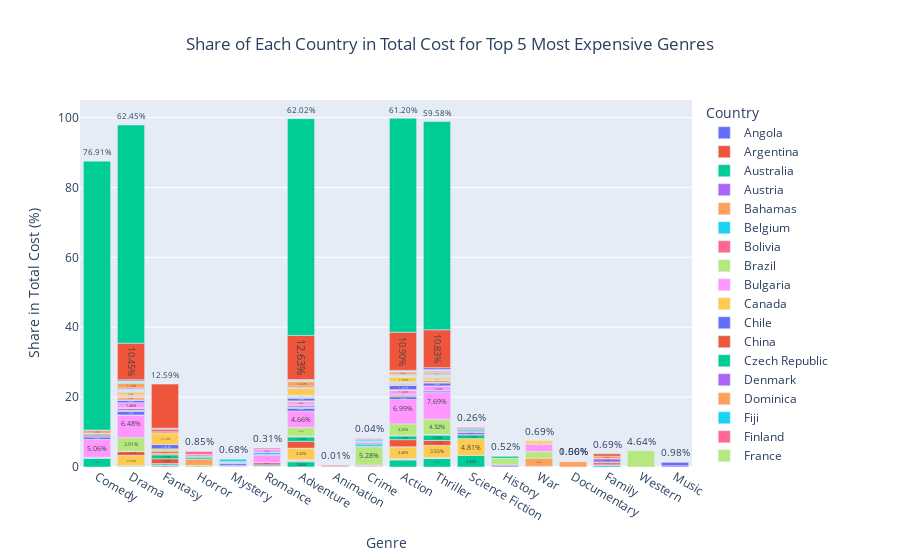

Write notebook code for a chart like this one.
### Markdown cell above
Plot

### Code cell
fig = px.bar(
    top_5_genres_per_country,
    x='genre_name',
    y='share',
    color='country_name',
    title='Share of Each Country in Total Cost for Top 5 Most Expensive Genres',
    labels={'genre_name': 'Genre', 'share': 'Share (%)', 'country_name': 'Country'},
    text='share'
)
fig.update_traces(texttemplate='%{text:.2f}%', textposition='outside')
fig.update_layout(xaxis_title='Genre', yaxis_title='Share in Total Cost (%)', title_x=0.5)
fig.show()

### Figure 1 — Plotly figure (JSON) as saved in the notebook; plotly's stock layout.template omitted (floating-point values rounded to 4 significant figures)
{"data": [{"alignmentgroup": "True", "hovertemplate": "Country=Angola<br>Genre=%{x}<br>Share (%)=%{text}<extra></extra>", "legendgroup": "Angola", "marker": {"color": "#636efa", "pattern": {"shape": ""}}, "name": "Angola", "offsetgroup": "Angola", "orientation": "v", "showlegend": true, "text": [0.001003, 0.0007709, 0.001277, 0.004517, 0.003025], "textposition": "outside", "texttemplate": "%{text:.2f}%", "type": "bar", "x": ["Comedy", "Drama", "Fantasy", "Horror", "Mystery"], "xaxis": "x", "y": [0.001003, 0.0007709, 0.001277, 0.004517, 0.003025], "yaxis": "y"}, {"alignmentgroup": "True", "hovertemplate": "Country=Argentina<br>Genre=%{x}<br>Share (%)=%{text}<extra></extra>", "legendgroup": "Argentina", "marker": {"color": "#EF553B", "pattern": {"shape": ""}}, "name": "Argentina", "offsetgroup": "Argentina", "orientation": "v", "showlegend": true, "text": [0.1084, 0.0279, 0.1266, 0.0546, 0.02282], "textposition": "outside", "texttemplate": "%{text:.2f}%", "type": "bar", "x": ["Romance", "Adventure", "Animation", "Crime", "Drama"], "xaxis": "x", "y": [0.1084, 0.0279, 0.1266, 0.0546, 0.02282], "yaxis": "y"}, {"alignmentgroup": "True", "hovertemplate": "Country=Australia<br>Genre=%{x}<br>Share (%)=%{text}<extra></extra>", "legendgroup": "Australia", "marker": {"color": "#00cc96", "pattern": {"shape": ""}}, "name": "Australia", "offsetgroup": "Australia", "orientation": "v", "showlegend": true, "text": [2.054, 2.435, 3.316, 2.492, 1.461], "textposition": "outside", "texttemplate": "%{text:.2f}%", "type": "bar", "x": ["Action", "Thriller", "Science Fiction", "Comedy", "Adventure"], "xaxis": "x", "y": [2.054, 2.435, 3.316, 2.492, 1.461], "yaxis": "y"}, {"alignmentgroup": "True", "hovertemplate": "Country=Austria<br>Genre=%{x}<br>Share (%)=%{text}<extra></extra>", "legendgroup": "Austria", "marker": {"color": "#ab63fa", "pattern": {"shape": ""}}, "name": "Austria", "offsetgroup": "Austria", "orientation": "v", "showlegend": true, "text": [0.06898, 0.3305, 0.1897, 0.01661, 0.0301], "textposition": "outside", "texttemplate": "%{text:.2f}%", "type": "bar", "x": ["Drama", "History", "War", "Action", "Comedy"], "xaxis": "x", "y": [0.06898, 0.3305, 0.1897, 0.01661, 0.0301], "yaxis": "y"}, {"alignmentgroup": "True", "hovertemplate": "Country=Bahamas<br>Genre=%{x}<br>Share (%)=%{text}<extra></extra>", "legendgroup": "Bahamas", "marker": {"color": "#FFA15A", "pattern": {"shape": ""}}, "name": "Bahamas", "offsetgroup": "Bahamas", "orientation": "v", "showlegend": true, "text": [0.2275, 0.2606, 0.5106, 1.562, 0.008878], "textposition": "outside", "texttemplate": "%{text:.2f}%", "type": "bar", "x": ["Action", "Adventure", "Fantasy", "Documentary", "Thriller"], "xaxis": "x", "y": [0.2275, 0.2606, 0.5106, 1.562, 0.008878], "yaxis": "y"}, {"alignmentgroup": "True", "hovertemplate": "Country=Belgium<br>Genre=%{x}<br>Share (%)=%{text}<extra></extra>", "legendgroup": "Belgium", "marker": {"color": "#19d3f3", "pattern": {"shape": ""}}, "name": "Belgium", "offsetgroup": "Belgium", "orientation": "v", "showlegend": true, "text": [0.2413, 0.4653, 0.4123, 0.2664, 0.1788], "textposition": "outside", "texttemplate": "%{text:.2f}%", "type": "bar", "x": ["Adventure", "Fantasy", "Family", "Comedy", "Drama"], "xaxis": "x", "y": [0.2413, 0.4653, 0.4123, 0.2664, 0.1788], "yaxis": "y"}, {"alignmentgroup": "True", "hovertemplate": "Country=Bolivia<br>Genre=%{x}<br>Share (%)=%{text}<extra></extra>", "legendgroup": "Bolivia", "marker": {"color": "#FF6692", "pattern": {"shape": ""}}, "name": "Bolivia", "offsetgroup": "Bolivia", "orientation": "v", "showlegend": true, "text": [0, 0, 0], "textposition": "outside", "texttemplate": "%{text:.2f}%", "type": "bar", "x": ["Action", "Adventure", "Western"], "xaxis": "x", "y": [0, 0, 0], "yaxis": "y"}, {"alignmentgroup": "True", "hovertemplate": "Country=Brazil<br>Genre=%{x}<br>Share (%)=%{text}<extra></extra>", "legendgroup": "Brazil", "marker": {"color": "#B6E880", "pattern": {"shape": ""}}, "name": "Brazil", "offsetgroup": "Brazil", "orientation": "v", "showlegend": true, "text": [0.08877, 0.113, 0.08665, 0.4066, 0.1513], "textposition": "outside", "texttemplate": "%{text:.2f}%", "type": "bar", "x": ["Adventure", "Thriller", "Drama", "Horror", "Mystery"], "xaxis": "x", "y": [0.08877, 0.113, 0.08665, 0.4066, 0.1513], "yaxis": "y"}, {"alignmentgroup": "True", "hovertemplate": "Country=Bulgaria<br>Genre=%{x}<br>Share (%)=%{text}<extra></extra>", "legendgroup": "Bulgaria", "marker": {"color": "#FF97FF", "pattern": {"shape": ""}}, "name": "Bulgaria", "offsetgroup": "Bulgaria", "orientation": "v", "showlegend": true, "text": [0.09189, 0.2878, 0.1049, 0.00634, 0.01003], "textposition": "outside", "texttemplate": "%{text:.2f}%", "type": "bar", "x": ["Action", "Crime", "Thriller", "Adventure", "Comedy"], "xaxis": "x", "y": [0.09189, 0.2878, 0.1049, 0.00634, 0.01003], "yaxis": "y"}, {"alignmentgroup": "True", "hovertemplate": "Country=Canada<br>Genre=%{x}<br>Share (%)=%{text}<extra></extra>", "legendgroup": "Canada", "marker": {"color": "#FECB52", "pattern": {"shape": ""}}, "name": "Canada", "offsetgroup": "Canada", "orientation": "v", "showlegend": true, "text": [3.405, 3.316, 3.551, 2.944, 4.805], "textposition": "outside", "texttemplate": "%{text:.2f}%", "type": "bar", "x": ["Action", "Adventure", "Thriller", "Drama", "Science Fiction"], "xaxis": "x", "y": [3.405, 3.316, 3.551, 2.944, 4.805], "yaxis": "y"}, {"alignmentgroup": "True", "hovertemplate": "Country=Chile<br>Genre=%{x}<br>Share (%)=%{text}<extra></extra>", "legendgroup": "Chile", "marker": {"color": "#636efa", "pattern": {"shape": ""}}, "name": "Chile", "offsetgroup": "Chile", "orientation": "v", "showlegend": true, "text": [0.03854, 0.2478, 0.005536, 0.00634, 0.04517], "textposition": "outside", "texttemplate": "%{text:.2f}%", "type": "bar", "x": ["Drama", "History", "Action", "Adventure", "Horror"], "xaxis": "x", "y": [0.03854, 0.2478, 0.005536, 0.00634, 0.04517], "yaxis": "y"}, {"alignmentgroup": "True", "hovertemplate": "Country=China<br>Genre=%{x}<br>Share (%)=%{text}<extra></extra>", "legendgroup": "China", "marker": {"color": "#EF553B", "pattern": {"shape": ""}}, "name": "China", "offsetgroup": "China", "orientation": "v", "showlegend": true, "text": [2.028, 1.923, 1.372, 1.067, 1.393], "textposition": "outside", "texttemplate": "%{text:.2f}%", "type": "bar", "x": ["Action", "Adventure", "Thriller", "Drama", "Fantasy"], "xaxis": "x", "y": [2.028, 1.923, 1.372, 1.067, 1.393], "yaxis": "y"}, {"alignmentgroup": "True", "hovertemplate": "Country=Czech Republic<br>Genre=%{x}<br>Share (%)=%{text}<extra></extra>", "legendgroup": "Czech Republic", "marker": {"color": "#00cc96", "pattern": {"shape": ""}}, "name": "Czech Republic", "offsetgroup": "Czech Republic", "orientation": "v", "showlegend": true, "text": [1.259, 1.535, 1.046, 1.119, 1.1], "textposition": "outside", "texttemplate": "%{text:.2f}%", "type": "bar", "x": ["Adventure", "Thriller", "Action", "Science Fiction", "Fantasy"], "xaxis": "x", "y": [1.259, 1.535, 1.046, 1.119, 1.1], "yaxis": "y"}, {"alignmentgroup": "True", "hovertemplate": "Country=Denmark<br>Genre=%{x}<br>Share (%)=%{text}<extra></extra>", "legendgroup": "Denmark", "marker": {"color": "#ab63fa", "pattern": {"shape": ""}}, "name": "Denmark", "offsetgroup": "Denmark", "orientation": "v", "showlegend": true, "text": [0.132, 0.06963, 0.06493, 0.3587, 0.01872], "textposition": "outside", "texttemplate": "%{text:.2f}%", "type": "bar", "x": ["Thriller", "Drama", "Crime", "Music", "Science Fiction"], "xaxis": "x", "y": [0.132, 0.06963, 0.06493, 0.3587, 0.01872], "yaxis": "y"}, {"alignmentgroup": "True", "hovertemplate": "Country=Dominica<br>Genre=%{x}<br>Share (%)=%{text}<extra></extra>", "legendgroup": "Dominica", "marker": {"color": "#FFA15A", "pattern": {"shape": ""}}, "name": "Dominica", "offsetgroup": "Dominica", "orientation": "v", "showlegend": true, "text": [0.2214, 0.2536, 0.5106], "textposition": "outside", "texttemplate": "%{text:.2f}%", "type": "bar", "x": ["Action", "Adventure", "Fantasy"], "xaxis": "x", "y": [0.2214, 0.2536, 0.5106], "yaxis": "y"}, {"alignmentgroup": "True", "hovertemplate": "Country=Fiji<br>Genre=%{x}<br>Share (%)=%{text}<extra></extra>", "legendgroup": "Fiji", "marker": {"color": "#19d3f3", "pattern": {"shape": ""}}, "name": "Fiji", "offsetgroup": "Fiji", "orientation": "v", "showlegend": true, "text": [0.01395, 0.01696, 0.0497], "textposition": "outside", "texttemplate": "%{text:.2f}%", "type": "bar", "x": ["Adventure", "Drama", "Romance"], "xaxis": "x", "y": [0.01395, 0.01696, 0.0497], "yaxis": "y"}, {"alignmentgroup": "True", "hovertemplate": "Country=Finland<br>Genre=%{x}<br>Share (%)=%{text}<extra></extra>", "legendgroup": "Finland", "marker": {"color": "#FF6692", "pattern": {"shape": ""}}, "name": "Finland", "offsetgroup": "Finland", "orientation": "v", "showlegend": true, "text": [0.42, 0.2233, 0.1468, 0.1634, 0.04358], "textposition": "outside", "texttemplate": "%{text:.2f}%", "type": "bar", "x": ["Animation", "Family", "Crime", "Mystery", "Thriller"], "xaxis": "x", "y": [0.42, 0.2233, 0.1468, 0.1634, 0.04358], "yaxis": "y"}, {"alignmentgroup": "True", "hovertemplate": "Country=France<br>Genre=%{x}<br>Share (%)=%{text}<extra></extra>", "legendgroup": "France", "marker": {"color": "#B6E880", "pattern": {"shape": ""}}, "name": "France", "offsetgroup": "France", "orientation": "v", "showlegend": true, "text": [3.246, 4.319, 3.91, 2.472, 5.275], "textposition": "outside", "texttemplate": "%{text:.2f}%", "type": "bar", "x": ["Action", "Thriller", "Drama", "Adventure", "Crime"], "xaxis": "x", "y": [3.246, 4.319, 3.91, 2.472, 5.275], "yaxis": "y"}, {"alignmentgroup": "True", "hovertemplate": "Country=Germany<br>Genre=%{x}<br>Share (%)=%{text}<extra></extra>", "legendgroup": "Germany", "marker": {"color": "#FF97FF", "pattern": {"shape": ""}}, "name": "Germany", "offsetgroup": "Germany", "orientation": "v", "showlegend": true, "text": [6.993, 7.692, 6.485, 4.659, 5.058], "textposition": "outside", "texttemplate": "%{text:.2f}%", "type": "bar", "x": ["Action", "Thriller", "Drama", "Adventure", "Comedy"], "xaxis": "x", "y": [6.993, 7.692, 6.485, 4.659, 5.058], "yaxis": "y"}, {"alignmentgroup": "True", "hovertemplate": "Country=Greece<br>Genre=%{x}<br>Share (%)=%{text}<extra></extra>", "legendgroup": "Greece", "marker": {"color": "#FECB52", "pattern": {"shape": ""}}, "name": "Greece", "offsetgroup": "Greece", "orientation": "v", "showlegend": true, "text": [0.09036, 0.03412, 0.004625], "textposition": "outside", "texttemplate": "%{text:.2f}%", "type": "bar", "x": ["Romance", "Comedy", "Drama"], "xaxis": "x", "y": [0.09036, 0.03412, 0.004625], "yaxis": "y"}, {"alignmentgroup": "True", "hovertemplate": "Country=Hong Kong<br>Genre=%{x}<br>Share (%)=%{text}<extra></extra>", "legendgroup": "Hong Kong", "marker": {"color": "#636efa", "pattern": {"shape": ""}}, "name": "Hong Kong", "offsetgroup": "Hong Kong", "orientation": "v", "showlegend": true, "text": [0.7601, 1.002, 0.8198, 0.745, 0.4931], "textposition": "outside", "texttemplate": "%{text:.2f}%", "type": "bar", "x": ["Action", "Drama", "Adventure", "Comedy", "Thriller"], "xaxis": "x", "y": [0.7601, 1.002, 0.8198, 0.745, 0.4931], "yaxis": "y"}, {"alignmentgroup": "True", "hovertemplate": "Country=Hungary<br>Genre=%{x}<br>Share (%)=%{text}<extra></extra>", "legendgroup": "Hungary", "marker": {"color": "#EF553B", "pattern": {"shape": ""}}, "name": "Hungary", "offsetgroup": "Hungary", "orientation": "v", "showlegend": true, "text": [0.2513, 0.5413, 0.5812, 0.1522, 0.165], "textposition": "outside", "texttemplate": "%{text:.2f}%", "type": "bar", "x": ["Action", "Fantasy", "Family", "Adventure", "Drama"], "xaxis": "x", "y": [0.2513, 0.5413, 0.5812, 0.1522, 0.165], "yaxis": "y"}, {"alignmentgroup": "True", "hovertemplate": "Country=Iceland<br>Genre=%{x}<br>Share (%)=%{text}<extra></extra>", "legendgroup": "Iceland", "marker": {"color": "#00cc96", "pattern": {"shape": ""}}, "name": "Iceland", "offsetgroup": "Iceland", "orientation": "v", "showlegend": true, "text": [0.1966, 0.3163, 0.2141, 0.1787, 0.1045], "textposition": "outside", "texttemplate": "%{text:.2f}%", "type": "bar", "x": ["Adventure", "Romance", "Family", "Fantasy", "Drama"], "xaxis": "x", "y": [0.1966, 0.3163, 0.2141, 0.1787, 0.1045], "yaxis": "y"}, {"alignmentgroup": "True", "hovertemplate": "Country=India<br>Genre=%{x}<br>Share (%)=%{text}<extra></extra>", "legendgroup": "India", "marker": {"color": "#ab63fa", "pattern": {"shape": ""}}, "name": "India", "offsetgroup": "India", "orientation": "v", "showlegend": true, "text": [0.5436, 0.9697, 0.3931, 0.683, 0.2818], "textposition": "outside", "texttemplate": "%{text:.2f}%", "type": "bar", "x": ["Drama", "Family", "Adventure", "Science Fiction", "Action"], "xaxis": "x", "y": [0.5436, 0.9697, 0.3931, 0.683, 0.2818], "yaxis": "y"}, {"alignmentgroup": "True", "hovertemplate": "Country=Indonesia<br>Genre=%{x}<br>Share (%)=%{text}<extra></extra>", "legendgroup": "Indonesia", "marker": {"color": "#FFA15A", "pattern": {"shape": ""}}, "name": "Indonesia", "offsetgroup": "Indonesia", "orientation": "v", "showlegend": true, "text": [0.001218, 0.004058, 0.001776], "textposition": "outside", "texttemplate": "%{text:.2f}%", "type": "bar", "x": ["Action", "Crime", "Thriller"], "xaxis": "x", "y": [0.001218, 0.004058, 0.001776], "yaxis": "y"}, {"alignmentgroup": "True", "hovertemplate": "Country=Iran<br>Genre=%{x}<br>Share (%)=%{text}<extra></extra>", "legendgroup": "Iran", "marker": {"color": "#19d3f3", "pattern": {"shape": ""}}, "name": "Iran", "offsetgroup": "Iran", "orientation": "v", "showlegend": true, "text": [0.0003612, 0.0002775, 0.0005506], "textposition": "outside", "texttemplate": "%{text:.2f}%", "type": "bar", "x": ["Comedy", "Drama", "Family"], "xaxis": "x", "y": [0.0003612, 0.0002775, 0.0005506], "yaxis": "y"}, {"alignmentgroup": "True", "hovertemplate": "Country=Ireland<br>Genre=%{x}<br>Share (%)=%{text}<extra></extra>", "legendgroup": "Ireland", "marker": {"color": "#FF6692", "pattern": {"shape": ""}}, "name": "Ireland", "offsetgroup": "Ireland", "orientation": "v", "showlegend": true, "text": [0.5411, 0.2513, 0.2312, 0.7403, 0.2374], "textposition": "outside", "texttemplate": "%{text:.2f}%", "type": "bar", "x": ["Comedy", "Action", "Adventure", "Romance", "Drama"], "xaxis": "x", "y": [0.5411, 0.2513, 0.2312, 0.7403, 0.2374], "yaxis": "y"}, {"alignmentgroup": "True", "hovertemplate": "Country=Israel<br>Genre=%{x}<br>Share (%)=%{text}<extra></extra>", "legendgroup": "Israel", "marker": {"color": "#B6E880", "pattern": {"shape": ""}}, "name": "Israel", "offsetgroup": "Israel", "orientation": "v", "showlegend": true, "text": [0.01151, 0.003084, 0.02069], "textposition": "outside", "texttemplate": "%{text:.2f}%", "type": "bar", "x": ["Animation", "Drama", "War"], "xaxis": "x", "y": [0.01151, 0.003084, 0.02069], "yaxis": "y"}, {"alignmentgroup": "True", "hovertemplate": "Country=Italy<br>Genre=%{x}<br>Share (%)=%{text}<extra></extra>", "legendgroup": "Italy", "marker": {"color": "#FF97FF", "pattern": {"shape": ""}}, "name": "Italy", "offsetgroup": "Italy", "orientation": "v", "showlegend": true, "text": [1.46, 1.03, 1.392, 0.8905, 2.085], "textposition": "outside", "texttemplate": "%{text:.2f}%", "type": "bar", "x": ["Drama", "Action", "Thriller", "Adventure", "Romance"], "xaxis": "x", "y": [1.46, 1.03, 1.392, 0.8905, 2.085], "yaxis": "y"}, {"alignmentgroup": "True", "hovertemplate": "Country=Jamaica<br>Genre=%{x}<br>Share (%)=%{text}<extra></extra>", "legendgroup": "Jamaica", "marker": {"color": "#FECB52", "pattern": {"shape": ""}}, "name": "Jamaica", "offsetgroup": "Jamaica", "orientation": "v", "showlegend": true, "text": [0.2225, 0.2548, 0.5106, 0.001533], "textposition": "outside", "texttemplate": "%{text:.2f}%", "type": "bar", "x": ["Action", "Adventure", "Fantasy", "Thriller"], "xaxis": "x", "y": [0.2225, 0.2548, 0.5106, 0.001533], "yaxis": "y"}, {"alignmentgroup": "True", "hovertemplate": "Country=Japan<br>Genre=%{x}<br>Share (%)=%{text}<extra></extra>", "legendgroup": "Japan", "marker": {"color": "#636efa", "pattern": {"shape": ""}}, "name": "Japan", "offsetgroup": "Japan", "orientation": "v", "showlegend": true, "text": [1.212, 0.7849, 0.8873, 1.209, 0.6602], "textposition": "outside", "texttemplate": "%{text:.2f}%", "type": "bar", "x": ["Action", "Adventure", "Thriller", "Fantasy", "Drama"], "xaxis": "x", "y": [1.212, 0.7849, 0.8873, 1.209, 0.6602], "yaxis": "y"}, {"alignmentgroup": "True", "hovertemplate": "Country=Kazakhstan<br>Genre=%{x}<br>Share (%)=%{text}<extra></extra>", "legendgroup": "Kazakhstan", "marker": {"color": "#EF553B", "pattern": {"shape": ""}}, "name": "Kazakhstan", "offsetgroup": "Kazakhstan", "orientation": "v", "showlegend": true, "text": [0.1784], "textposition": "outside", "texttemplate": "%{text:.2f}%", "type": "bar", "x": ["History"], "xaxis": "x", "y": [0.1784], "yaxis": "y"}, {"alignmentgroup": "True", "hovertemplate": "Country=Lithuania<br>Genre=%{x}<br>Share (%)=%{text}<extra></extra>", "legendgroup": "Lithuania", "marker": {"color": "#00cc96", "pattern": {"shape": ""}}, "name": "Lithuania", "offsetgroup": "Lithuania", "orientation": "v", "showlegend": true, "text": [0.05534, 0.09076, 0.02421], "textposition": "outside", "texttemplate": "%{text:.2f}%", "type": "bar", "x": ["Crime", "Mystery", "Thriller"], "xaxis": "x", "y": [0.05534, 0.09076, 0.02421], "yaxis": "y"}, {"alignmentgroup": "True", "hovertemplate": "Country=Luxembourg<br>Genre=%{x}<br>Share (%)=%{text}<extra></extra>", "legendgroup": "Luxembourg", "marker": {"color": "#ab63fa", "pattern": {"shape": ""}}, "name": "Luxembourg", "offsetgroup": "Luxembourg", "orientation": "v", "showlegend": true, "text": [0.1063, 0.09891, 0.1041, 0.08878, 0.2395], "textposition": "outside", "texttemplate": "%{text:.2f}%", "type": "bar", "x": ["Action", "Adventure", "Drama", "Thriller", "Romance"], "xaxis": "x", "y": [0.1063, 0.09891, 0.1041, 0.08878, 0.2395], "yaxis": "y"}, {"alignmentgroup": "True", "hovertemplate": "Country=Malta<br>Genre=%{x}<br>Share (%)=%{text}<extra></extra>", "legendgroup": "Malta", "marker": {"color": "#FFA15A", "pattern": {"shape": ""}}, "name": "Malta", "offsetgroup": "Malta", "orientation": "v", "showlegend": true, "text": [0.6553, 0.6053, 0.2768, 2.327, 1.807], "textposition": "outside", "texttemplate": "%{text:.2f}%", "type": "bar", "x": ["Drama", "Thriller", "Action", "War", "Horror"], "xaxis": "x", "y": [0.6553, 0.6053, 0.2768, 2.327, 1.807], "yaxis": "y"}, {"alignmentgroup": "True", "hovertemplate": "Country=Mexico<br>Genre=%{x}<br>Share (%)=%{text}<extra></extra>", "legendgroup": "Mexico", "marker": {"color": "#19d3f3", "pattern": {"shape": ""}}, "name": "Mexico", "offsetgroup": "Mexico", "orientation": "v", "showlegend": true, "text": [0.2394, 0.3362, 0.521, 0.1585, 0.5602], "textposition": "outside", "texttemplate": "%{text:.2f}%", "type": "bar", "x": ["Action", "Comedy", "Crime", "Adventure", "Romance"], "xaxis": "x", "y": [0.2394, 0.3362, 0.521, 0.1585, 0.5602], "yaxis": "y"}, {"alignmentgroup": "True", "hovertemplate": "Country=Monaco<br>Genre=%{x}<br>Share (%)=%{text}<extra></extra>", "legendgroup": "Monaco", "marker": {"color": "#FF6692", "pattern": {"shape": ""}}, "name": "Monaco", "offsetgroup": "Monaco", "orientation": "v", "showlegend": true, "text": [0, 0], "textposition": "outside", "texttemplate": "%{text:.2f}%", "type": "bar", "x": ["Documentary", "Family"], "xaxis": "x", "y": [0, 0], "yaxis": "y"}, {"alignmentgroup": "True", "hovertemplate": "Country=Morocco<br>Genre=%{x}<br>Share (%)=%{text}<extra></extra>", "legendgroup": "Morocco", "marker": {"color": "#B6E880", "pattern": {"shape": ""}}, "name": "Morocco", "offsetgroup": "Morocco", "orientation": "v", "showlegend": true, "text": [0.2917, 0.1993, 0.2775, 1.784, 1.862], "textposition": "outside", "texttemplate": "%{text:.2f}%", "type": "bar", "x": ["Adventure", "Action", "Drama", "History", "War"], "xaxis": "x", "y": [0.2917, 0.1993, 0.2775, 1.784, 1.862], "yaxis": "y"}, {"alignmentgroup": "True", "hovertemplate": "Country=Netherlands<br>Genre=%{x}<br>Share (%)=%{text}<extra></extra>", "legendgroup": "Netherlands", "marker": {"color": "#FF97FF", "pattern": {"shape": ""}}, "name": "Netherlands", "offsetgroup": "Netherlands", "orientation": "v", "showlegend": true, "text": [0.4349, 0.9172, 2.06, 0.2126, 0.237], "textposition": "outside", "texttemplate": "%{text:.2f}%", "type": "bar", "x": ["Drama", "Romance", "War", "Action", "Adventure"], "xaxis": "x", "y": [0.4349, 0.9172, 2.06, 0.2126, 0.237], "yaxis": "y"}, {"alignmentgroup": "True", "hovertemplate": "Country=New Zealand<br>Genre=%{x}<br>Share (%)=%{text}<extra></extra>", "legendgroup": "New Zealand", "marker": {"color": "#FECB52", "pattern": {"shape": ""}}, "name": "New Zealand", "offsetgroup": "New Zealand", "orientation": "v", "showlegend": true, "text": [1.966, 1.362, 3.097, 0.7971, 0.4471], "textposition": "outside", "texttemplate": "%{text:.2f}%", "type": "bar", "x": ["Adventure", "Action", "Fantasy", "Drama", "Thriller"], "xaxis": "x", "y": [1.966, 1.362, 3.097, 0.7971, 0.4471], "yaxis": "y"}, {"alignmentgroup": "True", "hovertemplate": "Country=Norway<br>Genre=%{x}<br>Share (%)=%{text}<extra></extra>", "legendgroup": "Norway", "marker": {"color": "#636efa", "pattern": {"shape": ""}}, "name": "Norway", "offsetgroup": "Norway", "orientation": "v", "showlegend": true, "text": [0.2009, 0.3793, 0.5445, 0.1453, 0.9754], "textposition": "outside", "texttemplate": "%{text:.2f}%", "type": "bar", "x": ["Drama", "Crime", "Mystery", "Thriller", "Music"], "xaxis": "x", "y": [0.2009, 0.3793, 0.5445, 0.1453, 0.9754], "yaxis": "y"}, {"alignmentgroup": "True", "hovertemplate": "Country=Pakistan<br>Genre=%{x}<br>Share (%)=%{text}<extra></extra>", "legendgroup": "Pakistan", "marker": {"color": "#EF553B", "pattern": {"shape": ""}}, "name": "Pakistan", "offsetgroup": "Pakistan", "orientation": "v", "showlegend": true, "text": [0.1469, 0.08303, 0.09511, 0.02467], "textposition": "outside", "texttemplate": "%{text:.2f}%", "type": "bar", "x": ["Thriller", "Action", "Adventure", "Drama"], "xaxis": "x", "y": [0.1469, 0.08303, 0.09511, 0.02467], "yaxis": "y"}, {"alignmentgroup": "True", "hovertemplate": "Country=Peru<br>Genre=%{x}<br>Share (%)=%{text}<extra></extra>", "legendgroup": "Peru", "marker": {"color": "#00cc96", "pattern": {"shape": ""}}, "name": "Peru", "offsetgroup": "Peru", "orientation": "v", "showlegend": true, "text": [0.1453, 0.04982, 0.05706, 0.4066], "textposition": "outside", "texttemplate": "%{text:.2f}%", "type": "bar", "x": ["Thriller", "Action", "Adventure", "Horror"], "xaxis": "x", "y": [0.1453, 0.04982, 0.05706, 0.4066], "yaxis": "y"}, {"alignmentgroup": "True", "hovertemplate": "Country=Philippines<br>Genre=%{x}<br>Share (%)=%{text}<extra></extra>", "legendgroup": "Philippines", "marker": {"color": "#ab63fa", "pattern": {"shape": ""}}, "name": "Philippines", "offsetgroup": "Philippines", "orientation": "v", "showlegend": true, "text": [0.07307, 0.2435, 0.1018, 0.1065], "textposition": "outside", "texttemplate": "%{text:.2f}%", "type": "bar", "x": ["Action", "Crime", "Drama", "Thriller"], "xaxis": "x", "y": [0.07307, 0.2435, 0.1018, 0.1065], "yaxis": "y"}, {"alignmentgroup": "True", "hovertemplate": "Country=Poland<br>Genre=%{x}<br>Share (%)=%{text}<extra></extra>", "legendgroup": "Poland", "marker": {"color": "#FFA15A", "pattern": {"shape": ""}}, "name": "Poland", "offsetgroup": "Poland", "orientation": "v", "showlegend": true, "text": [0.2853, 0.6883, 0.5745, 0.09584, 0.362], "textposition": "outside", "texttemplate": "%{text:.2f}%", "type": "bar", "x": ["Adventure", "Family", "Fantasy", "Drama", "War"], "xaxis": "x", "y": [0.2853, 0.6883, 0.5745, 0.09584, 0.362], "yaxis": "y"}, {"alignmentgroup": "True", "hovertemplate": "Country=Portugal<br>Genre=%{x}<br>Share (%)=%{text}<extra></extra>", "legendgroup": "Portugal", "marker": {"color": "#19d3f3", "pattern": {"shape": ""}}, "name": "Portugal", "offsetgroup": "Portugal", "orientation": "v", "showlegend": true, "text": [0.3433, 0.2299, 0.06134], "textposition": "outside", "texttemplate": "%{text:.2f}%", "type": "bar", "x": ["Horror", "Mystery", "Thriller"], "xaxis": "x", "y": [0.3433, 0.2299, 0.06134], "yaxis": "y"}, {"alignmentgroup": "True", "hovertemplate": "Country=Romania<br>Genre=%{x}<br>Share (%)=%{text}<extra></extra>", "legendgroup": "Romania", "marker": {"color": "#FF6692", "pattern": {"shape": ""}}, "name": "Romania", "offsetgroup": "Romania", "orientation": "v", "showlegend": true, "text": [0.1755, 0.1372, 0.1845, 0.4246, 0.2118], "textposition": "outside", "texttemplate": "%{text:.2f}%", "type": "bar", "x": ["Drama", "Thriller", "Crime", "Horror", "Mystery"], "xaxis": "x", "y": [0.1755, 0.1372, 0.1845, 0.4246, 0.2118], "yaxis": "y"}, {"alignmentgroup": "True", "hovertemplate": "Country=Russia<br>Genre=%{x}<br>Share (%)=%{text}<extra></extra>", "legendgroup": "Russia", "marker": {"color": "#B6E880", "pattern": {"shape": ""}}, "name": "Russia", "offsetgroup": "Russia", "orientation": "v", "showlegend": true, "text": [0.2609, 0.3643, 0.165, 0.1606, 0.1859], "textposition": "outside", "texttemplate": "%{text:.2f}%", "type": "bar", "x": ["Action", "Thriller", "Drama", "Comedy", "Science Fiction"], "xaxis": "x", "y": [0.2609, 0.3643, 0.165, 0.1606, 0.1859], "yaxis": "y"}, {"alignmentgroup": "True", "hovertemplate": "Country=Serbia<br>Genre=%{x}<br>Share (%)=%{text}<extra></extra>", "legendgroup": "Serbia", "marker": {"color": "#FF97FF", "pattern": {"shape": ""}}, "name": "Serbia", "offsetgroup": "Serbia", "orientation": "v", "showlegend": true, "text": [0.09592, 0.1573, 0.04197], "textposition": "outside", "texttemplate": "%{text:.2f}%", "type": "bar", "x": ["Crime", "Mystery", "Thriller"], "xaxis": "x", "y": [0.09592, 0.1573, 0.04197], "yaxis": "y"}, {"alignmentgroup": "True", "hovertemplate": "Country=Serbia and Montenegro<br>Genre=%{x}<br>Share (%)=%{text}<extra></extra>", "legendgroup": "Serbia and Montenegro", "marker": {"color": "#FECB52", "pattern": {"shape": ""}}, "name": "Serbia and Montenegro", "offsetgroup": "Serbia and Montenegro", "orientation": "v", "showlegend": true, "text": [0.01187, 0.01243], "textposition": "outside", "texttemplate": "%{text:.2f}%", "type": "bar", "x": ["Drama", "Thriller"], "xaxis": "x", "y": [0.01187, 0.01243], "yaxis": "y"}, {"alignmentgroup": "True", "hovertemplate": "Country=Singapore<br>Genre=%{x}<br>Share (%)=%{text}<extra></extra>", "legendgroup": "Singapore", "marker": {"color": "#636efa", "pattern": {"shape": ""}}, "name": "Singapore", "offsetgroup": "Singapore", "orientation": "v", "showlegend": true, "text": [0.1573, 0.258], "textposition": "outside", "texttemplate": "%{text:.2f}%", "type": "bar", "x": ["Drama", "Science Fiction"], "xaxis": "x", "y": [0.1573, 0.258], "yaxis": "y"}, {"alignmentgroup": "True", "hovertemplate": "Country=Slovenia<br>Genre=%{x}<br>Share (%)=%{text}<extra></extra>", "legendgroup": "Slovenia", "marker": {"color": "#EF553B", "pattern": {"shape": ""}}, "name": "Slovenia", "offsetgroup": "Slovenia", "orientation": "v", "showlegend": true, "text": [0.2853, 0.6883, 0.5745], "textposition": "outside", "texttemplate": "%{text:.2f}%", "type": "bar", "x": ["Adventure", "Family", "Fantasy"], "xaxis": "x", "y": [0.2853, 0.6883, 0.5745], "yaxis": "y"}, {"alignmentgroup": "True", "hovertemplate": "Country=South Africa<br>Genre=%{x}<br>Share (%)=%{text}<extra></extra>", "legendgroup": "South Africa", "marker": {"color": "#00cc96", "pattern": {"shape": ""}}, "name": "South Africa", "offsetgroup": "South Africa", "orientation": "v", "showlegend": true, "text": [0.4022, 0.1428, 0.08557, 0.5204, 0.1918], "textposition": "outside", "texttemplate": "%{text:.2f}%", "type": "bar", "x": ["Science Fiction", "Action", "Drama", "History", "Crime"], "xaxis": "x", "y": [0.4022, 0.1428, 0.08557, 0.5204, 0.1918], "yaxis": "y"}, {"alignmentgroup": "True", "hovertemplate": "Country=South Korea<br>Genre=%{x}<br>Share (%)=%{text}<extra></extra>", "legendgroup": "South Korea", "marker": {"color": "#ab63fa", "pattern": {"shape": ""}}, "name": "South Korea", "offsetgroup": "South Korea", "orientation": "v", "showlegend": true, "text": [0.2855, 0.1884, 0.2114, 0.3041, 0.286], "textposition": "outside", "texttemplate": "%{text:.2f}%", "type": "bar", "x": ["Drama", "Action", "Thriller", "Science Fiction", "Fantasy"], "xaxis": "x", "y": [0.2855, 0.1884, 0.2114, 0.3041, 0.286], "yaxis": "y"}, {"alignmentgroup": "True", "hovertemplate": "Country=Spain<br>Genre=%{x}<br>Share (%)=%{text}<extra></extra>", "legendgroup": "Spain", "marker": {"color": "#FFA15A", "pattern": {"shape": ""}}, "name": "Spain", "offsetgroup": "Spain", "orientation": "v", "showlegend": true, "text": [1.219, 1.285, 0.6543, 0.7669, 0.4555], "textposition": "outside", "texttemplate": "%{text:.2f}%", "type": "bar", "x": ["Adventure", "Drama", "Action", "Comedy", "Thriller"], "xaxis": "x", "y": [1.219, 1.285, 0.6543, 0.7669, 0.4555], "yaxis": "y"}, {"alignmentgroup": "True", "hovertemplate": "Country=Sweden<br>Genre=%{x}<br>Share (%)=%{text}<extra></extra>", "legendgroup": "Sweden", "marker": {"color": "#19d3f3", "pattern": {"shape": ""}}, "name": "Sweden", "offsetgroup": "Sweden", "orientation": "v", "showlegend": true, "text": [0.2313, 0.216, 0.6776, 0.397, 0.1536], "textposition": "outside", "texttemplate": "%{text:.2f}%", "type": "bar", "x": ["Drama", "Thriller", "Mystery", "Crime", "Horror"], "xaxis": "x", "y": [0.2313, 0.216, 0.6776, 0.397, 0.1536], "yaxis": "y"}, {"alignmentgroup": "True", "hovertemplate": "Country=Switzerland<br>Genre=%{x}<br>Share (%)=%{text}<extra></extra>", "legendgroup": "Switzerland", "marker": {"color": "#FF6692", "pattern": {"shape": ""}}, "name": "Switzerland", "offsetgroup": "Switzerland", "orientation": "v", "showlegend": true, "text": [0.3362, 0.2613, 0.8493, 0.332, 0.31], "textposition": "outside", "texttemplate": "%{text:.2f}%", "type": "bar", "x": ["Thriller", "Science Fiction", "Horror", "Crime", "Romance"], "xaxis": "x", "y": [0.3362, 0.2613, 0.8493, 0.332, 0.31], "yaxis": "y"}, {"alignmentgroup": "True", "hovertemplate": "Country=Taiwan<br>Genre=%{x}<br>Share (%)=%{text}<extra></extra>", "legendgroup": "Taiwan", "marker": {"color": "#B6E880", "pattern": {"shape": ""}}, "name": "Taiwan", "offsetgroup": "Taiwan", "orientation": "v", "showlegend": true, "text": [0.4425, 0.3449, 0.1683, 0.2179, 4.644], "textposition": "outside", "texttemplate": "%{text:.2f}%", "type": "bar", "x": ["Drama", "Adventure", "Action", "Thriller", "Western"], "xaxis": "x", "y": [0.4425, 0.3449, 0.1683, 0.2179, 4.644], "yaxis": "y"}, {"alignmentgroup": "True", "hovertemplate": "Country=Thailand<br>Genre=%{x}<br>Share (%)=%{text}<extra></extra>", "legendgroup": "Thailand", "marker": {"color": "#FF97FF", "pattern": {"shape": ""}}, "name": "Thailand", "offsetgroup": "Thailand", "orientation": "v", "showlegend": true, "text": [0.03115, 0.01605, 0.03985, 0.01665, 0.01078], "textposition": "outside", "texttemplate": "%{text:.2f}%", "type": "bar", "x": ["Thriller", "Action", "Crime", "Drama", "Adventure"], "xaxis": "x", "y": [0.03115, 0.01605, 0.03985, 0.01665, 0.01078], "yaxis": "y"}, {"alignmentgroup": "True", "hovertemplate": "Country=Tunisia<br>Genre=%{x}<br>Share (%)=%{text}<extra></extra>", "legendgroup": "Tunisia", "marker": {"color": "#FECB52", "pattern": {"shape": ""}}, "name": "Tunisia", "offsetgroup": "Tunisia", "orientation": "v", "showlegend": true, "text": [0.07418, 0.08496, 0.1711, 0.6931], "textposition": "outside", "texttemplate": "%{text:.2f}%", "type": "bar", "x": ["Action", "Adventure", "Fantasy", "War"], "xaxis": "x", "y": [0.07418, 0.08496, 0.1711, 0.6931], "yaxis": "y"}, {"alignmentgroup": "True", "hovertemplate": "Country=United Arab Emirates<br>Genre=%{x}<br>Share (%)=%{text}<extra></extra>", "legendgroup": "United Arab Emirates", "marker": {"color": "#636efa", "pattern": {"shape": ""}}, "name": "United Arab Emirates", "offsetgroup": "United Arab Emirates", "orientation": "v", "showlegend": true, "text": [0.5472, 0.3546, 0.2236, 0.1839, 0.1706], "textposition": "outside", "texttemplate": "%{text:.2f}%", "type": "bar", "x": ["Thriller", "Drama", "Action", "Adventure", "Comedy"], "xaxis": "x", "y": [0.5472, 0.3546, 0.2236, 0.1839, 0.1706], "yaxis": "y"}, {"alignmentgroup": "True", "hovertemplate": "Country=United Kingdom<br>Genre=%{x}<br>Share (%)=%{text}<extra></extra>", "legendgroup": "United Kingdom", "marker": {"color": "#EF553B", "pattern": {"shape": ""}}, "name": "United Kingdom", "offsetgroup": "United Kingdom", "orientation": "v", "showlegend": true, "text": [12.63, 10.9, 10.45, 10.83, 12.59], "textposition": "outside", "texttemplate": "%{text:.2f}%", "type": "bar", "x": ["Adventure", "Action", "Drama", "Thriller", "Fantasy"], "xaxis": "x", "y": [12.63, 10.9, 10.45, 10.83, 12.59], "yaxis": "y"}, {"alignmentgroup": "True", "hovertemplate": "Country=United States of America<br>Genre=%{x}<br>Share (%)=%{text}<extra></extra>", "legendgroup": "United States of America", "marker": {"color": "#00cc96", "pattern": {"shape": ""}}, "name": "United States of America", "offsetgroup": "United States of America", "orientation": "v", "showlegend": true, "text": [61.2, 62.02, 62.45, 76.91, 59.58], "textposition": "outside", "texttemplate": "%{text:.2f}%", "type": "bar", "x": ["Action", "Adventure", "Drama", "Comedy", "Thriller"], "xaxis": "x", "y": [61.2, 62.02, 62.45, 76.91, 59.58], "yaxis": "y"}], "layout": {"barmode": "relative", "legend": {"title": {"text": "Country"}, "tracegroupgap": 0}, "title": {"text": "Share of Each Country in Total Cost for Top 5 Most Expensive Genres", "x": 0.5}, "xaxis": {"anchor": "y", "domain": [0, 1], "title": {"text": "Genre"}}, "yaxis": {"anchor": "x", "domain": [0, 1], "title": {"text": "Share in Total Cost (%)"}}}}
